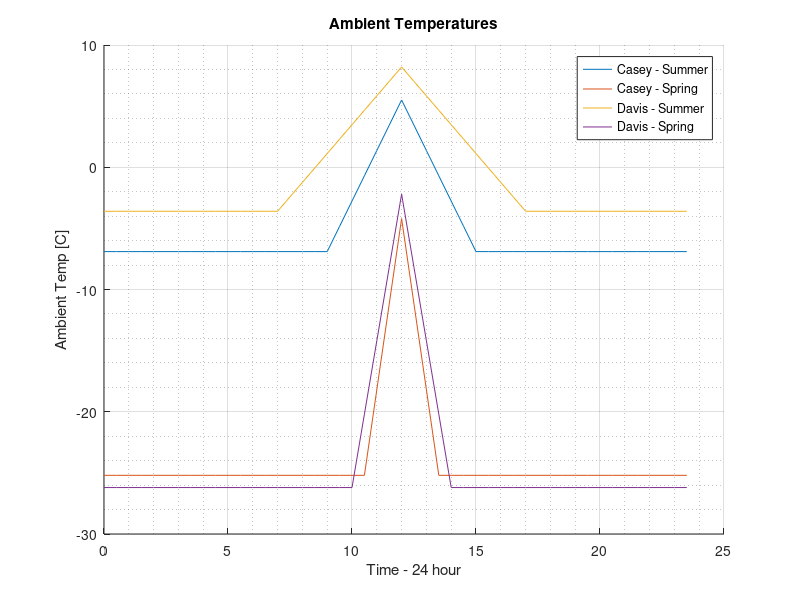

The MATLAB script that drew this image: (Note: this script raises an error after producing the figure.)
%% --- % ST4.1 TEG/PCM CODE % --- %%
% This is the TEG Code at the "1-to-1" level for {TEG/PCM}

% For TEG/PCM, PCM solar data must be imported
% PCM Data includes 24 sets [2 stations] x [2 seasons] x [6x cloud cover cases]


% For all intensive purpose, this investigates TEG power only
% Relies on PCm3.2 data import (need to be careful with cases)
% Copy logic from ST4_1_PV_TEG


% GONNA LEAVE THIS FOR 50k WIND ONLY!!! - RENAME!!!

%% 1) Set baseline temperatures - AMBIENT TEMPERATURES - "TOP SIDE"
% Time vector - discretisation of 24-hour window 
t = 0:0.5:23.5;
Casey_summer_temp = zeros(1,length(t));
% casey sumer temp range: 
    % night: 1-18 [t(18) = 8.5]
    % Day: 19-31
    % Night: 32-48

for i = 1:18
    Casey_summer_temp(i) = -6.9 ; 
end 

for i = 19:25
    % set initial time temp @ night time i.e. sun just rose, no heat yet)
    if i == 19
    Casey_summer_temp(i) = -6.9;
    else
    Casey_summer_temp(i) = Casey_summer_temp(i-1) + 2.067;
    end
end

for i = 26:31
Casey_summer_temp(i) = Casey_summer_temp(i-1) - 2.067;
end

for i = 32:48
    Casey_summer_temp(i) = -6.9;
end

% Casey - Spring
Casey_spring_temp = zeros(1,length(t));
% Casey Spring - 3 hour window (10:30am-1:30pm)[22-28]
    % Night: 1-21 [t(21) = 10am]
    % Day: 22-28
    % Night: 29-48

for i = 1:21
    Casey_spring_temp(i) = -25.2;
end

for i = 22:25
    if i == 22 % initial temp @ 1030am
        Casey_spring_temp(i) = -25.2;
    else
        Casey_spring_temp(i) = Casey_spring_temp(i-1) + 7; 
    end
end

for i = 26:28
    Casey_spring_temp(i) = Casey_spring_temp(i-1) - 7;
end

for i = 29:48
    Casey_spring_temp(i) = -25.2;
end

% Davis - Summer
Davis_summer_temp = zeros(1,length(t));
% Davis summer temp range: 
    % Night: 1-14 [t(14) = 630am]
    % Day: 15-(25)-35
    % Night: 36-48

for i = 1:14
    Davis_summer_temp(i) = -3.6;
end

for i = 15:25
    if i == 15 % initialise temp
        Davis_summer_temp(i) = -3.6;
    else
        Davis_summer_temp(i) = Davis_summer_temp(i-1) + 1.18;
    end
end

for i = 26:35
    Davis_summer_temp(i) = Davis_summer_temp(i-1) - 1.18;
end

for i = 36:48
    Davis_summer_temp(i) = -3.6;
end

% Davis - Spring
Davis_spring_temp = zeros(1,length(t));
% Davis Spring - 4 hour window (10am-2pm) [21-29]
    % Night: 1-20 [t(20) = 930am]
    % Day: 21-(25)-29
    % Night: 30-48

for i = 1:20
    Davis_spring_temp(i) = -26.2;
end 

for i = 21:25
    if i == 21
        Davis_spring_temp(i) = -26.2;
    else
        Davis_spring_temp(i) = Davis_spring_temp(i-1) + 6;
    end
end 

for i = 26:29
    Davis_spring_temp(i) = Davis_spring_temp(i-1) - 6;
end

for i = 30:48
    Davis_spring_temp(i) = -26.2;
end

% Plot - sanity check
figure(1)
hold on 
grid on
grid minor
plot(t,Casey_summer_temp);
plot(t,Casey_spring_temp);
plot(t,Davis_summer_temp);
plot(t,Davis_spring_temp);
ylabel('Ambient Temp [C]')
xlabel('Time - 24 hour')
legend('Casey - Summer','Casey - Spring','Davis - Summer','Davis - Spring')
title('Ambient Temperatures')
hold off

%% 2) Using PCM data, define BOTTOM SIDE
% 6 cases x 2 seasons x 2 locations = 24 cases

% recall: readtable and table2array functions
%% [Wind = 25km]
PCM_TEMP_WIND_50K_ALL_LOC = ...
    readtable("PCM_TEMP_WIND_25K_ALL_LOC.xlsx");

PCM_TEMP_WIND_50K_ALL_LOC = ...
    table2array(PCM_TEMP_WIND_50K_ALL_LOC);

% Separate data 
PCM_temp_Casey_Sum_50k = PCM_TEMP_WIND_50K_ALL_LOC(1,:);
PCM_temp_Casey_Spr_50k = PCM_TEMP_WIND_50K_ALL_LOC(2,:);

PCM_temp_Davis_Sum_50k = PCM_TEMP_WIND_50K_ALL_LOC(3,:);
PCM_temp_Davis_Spr_50k = PCM_TEMP_WIND_50K_ALL_LOC(4,:);

% sanity check - plot irradiance values
figure(2)
hold on
plot(t,PCM_temp_Casey_Sum_50k)
plot(t,PCM_temp_Casey_Spr_50k)
plot(t,PCM_temp_Davis_Sum_50k)
plot(t,PCM_temp_Davis_Spr_50k)
legend('Casey - Summer','Casey - Spring','Davis - Summer','Davis - Spring')
xlabel('Time - 24 hr')
ylabel('PCM Temp')
title('PCM Temperature - Wind = 50km/hr')
hold off


%% 3) Establish average temperature and temp diff
% ---- % [Wind = 50 km/hr] % ---- %
Casey_sum_temp_diff_50k = zeros(1,length(t));
Casey_spr_temp_diff_50k = zeros(1,length(t));
Davis_sum_temp_diff_50k = zeros(1,length(t));
Davis_spr_temp_diff_50k = zeros(1,length(t));

% recall Delta = Top - bottom (orientation)
% PCM temp < ambient

for i = 1:48 
    Casey_sum_temp_diff_50k(i) = ...
        Casey_summer_temp(i) - PCM_temp_Casey_Sum_50k(i);

    Casey_spr_temp_diff_50k(i) = ...
        Casey_spring_temp(i) - PCM_temp_Casey_Spr_50k(i);


    Davis_sum_temp_diff_50k(i) = ...
        Davis_summer_temp(i) - PCM_temp_Davis_Sum_50k(i);

    Davis_spr_temp_diff_50k(i) = ...
        Davis_spring_temp(i) - PCM_temp_Davis_Spr_50k(i);

end

Casey_sum_mean_temp_50k = zeros(1,length(t));
Casey_spr_mean_temp_50k = zeros(1,length(t));
Davis_sum_mean_temp_50k = zeros(1,length(t));
Davis_spr_mean_temp_50k = zeros(1,length(t));
% && PCM temp < ambient!!!!

for i = 1:48
    Casey_sum_mean_temp_50k(i) = PCM_temp_Casey_Sum_50k(i) ...
                            + (Casey_sum_temp_diff_50k(i)/2);
    
    Casey_spr_mean_temp_50k(i) = PCM_temp_Casey_Spr_50k(i) ...
                            + (Casey_spr_temp_diff_50k(i)/2);

    Davis_sum_mean_temp_50k(i) = PCM_temp_Davis_Sum_50k(i) ...
                            + (Davis_sum_temp_diff_50k(i)/2);

    Davis_spr_mean_temp_50k(i) = PCM_temp_Davis_Spr_50k(i) ...
                            + (Davis_spr_temp_diff_50k(i)/2);

end

figure(3)
    hold on
    grid on 
    grid minor
    plot(t,Casey_sum_temp_diff_50k)
    plot(t,Casey_spr_temp_diff_50k)
    plot(t,Davis_sum_temp_diff_50k)
    plot(t,Davis_spr_temp_diff_50k)
    ylabel('Temp Diff. [C]')
    xlabel('Time - 24 hour')
    legend('Casey - Summer','Casey - Spring','Davis - Summer','Davis - Spring')
    title('Temp Diff across TEG - Wind = 50km/hr')
    hold off

figure(4)
    subplot(2,1,1)
    hold on
    grid on 
    grid minor
    plot(t,Casey_sum_mean_temp_50k)
    plot(t,Casey_summer_temp)
    plot(t,PCM_temp_Casey_Sum_50k)
    ylabel('Temp [C]')
    xlabel('Time - 24 hour')
    legend('Mean Temp across TEG','Ambient Temp','PCM Temp')
    title('Temperatures - Casey - Summer - Wind = 50km/hr')
    hold off

    subplot(2,1,2)
    hold on
    grid on 
    grid minor
    plot(t,Casey_spr_mean_temp_50k)
    plot(t,Casey_spring_temp)
    plot(t,PCM_temp_Casey_Spr_50k)
    ylabel('Temp [C]')
    xlabel('Time - 24 hour')
    legend('Mean Temp across TEG','Ambient Temp','PCM Temp')
    title('Temperatures - Casey - Spring - Wind = 50km/hr')
    hold off

figure(5)
    subplot(2,1,1)
    hold on
    grid on 
    grid minor
    plot(t,Davis_sum_mean_temp_50k)
    plot(t,Davis_summer_temp)
    plot(t,PCM_temp_Davis_Sum_50k)
    ylabel('Temp [C]')
    xlabel('Time - 24 hour')
    legend('Mean Temp across TEG','Ambient Temp','PCM Temp')
    title('Temperatures - Davis - Summer - Wind = 50km/hr')
    hold off

    subplot(2,1,2)
    hold on
    grid on 
    grid minor
    plot(t,Davis_spr_mean_temp_50k)
    plot(t,Davis_spring_temp)
    plot(t,PCM_temp_Davis_Spr_50k)
    ylabel('Temp [C]')
    xlabel('Time - 24 hour')
    legend('Mean Temp across TEG','Ambient Temp','PCM Temp')
    title('Temperatures - Davis - Spring - Wind = 50km/hr')
    hold off

%% 4) Find TEG metrics and power values
% 24 cases to consider 
% 6x wind cases

%% TEG Voltage 
% V = N * seebck.(average temp) * temp_diff
N = 241; % number of p&n type conductors

% Seebeck
% dimensionless seebeck equation
% ~ =  (-1.132*10^(-5) .* (Casey_mean_temp)^2 )...
% + (8.64*10^(-3) .* (Casey_mean_temp(i))) ...
% - 0.582;


% seebeck variable across 24/hour cycle

%% wind = 10km/hr

seebeck_dim_Casey_sum_50k = zeros(1,length(t));
seebeck_dim_Casey_spr_50k = zeros(1,length(t));

seebeck_dim_Davis_sum_50k = zeros(1,length(t));
seebeck_dim_Davis_spr_50k = zeros(1,length(t));

% temperatures need to be in KELVIN to work

for i = 1:48
    Casey_sum_mean_temp_50k(i) = Casey_sum_mean_temp_50k(i) + 273.15;
    Casey_spr_mean_temp_50k(i) = Casey_spr_mean_temp_50k(i) + 273.15; 
    
    Davis_sum_mean_temp_50k(i) = Davis_sum_mean_temp_50k(i) + 273.15;
    Davis_spr_mean_temp_50k(i) = Davis_spr_mean_temp_50k(i) + 273.15;
end
% Celsius 2 Kelvin!!

for i = 1:48
    seebeck_dim_Casey_sum_50k(i) = ...
        (-1.132*10^(-5) .* (Casey_sum_mean_temp_50k(i))^2 ) ...
        + (8.64*10^(-3) .* (Casey_sum_mean_temp_50k(i))) ...
        - 0.582;

        seebeck_dim_Casey_spr_50k(i) = ...
        (-1.132*10^(-5) .* (Casey_spr_mean_temp_50k(i))^2 ) ...
        + (8.64*10^(-3) .* (Casey_spr_mean_temp_50k(i))) ...
        - 0.582;

        seebeck_dim_Davis_sum_50k(i) = ...
        (-1.132*10^(-5) .* (Davis_sum_mean_temp_50k(i))^2 ) ...
        + (8.64*10^(-3) .* (Davis_sum_mean_temp_50k(i))) ...
        - 0.582;

        seebeck_dim_Davis_spr_50k(i) = ...
        (-1.132*10^(-5) .* (Davis_spr_mean_temp_50k(i))^2 ) ...
        + (8.64*10^(-3) .* (Davis_spr_mean_temp_50k(i))) ...
        - 0.582;
end

% dim*stc = seebeck
seebeck_stc = 345 * 10^-6; % V / K @ T = 300 K

seebeck_Casey_sum_50k = zeros(1,length(t));
seebeck_Casey_spr_50k = zeros(1,length(t));

seebeck_Davis_sum_50k = zeros(1,length(t));
seebeck_Davis_spr_50k = zeros(1,length(t));

for i = 1:48 
    seebeck_Casey_sum_50k(i) = seebeck_dim_Casey_sum_50k(i).*seebeck_stc;
    seebeck_Casey_spr_50k(i) = seebeck_dim_Casey_spr_50k(i).*seebeck_stc;

    seebeck_Davis_sum_50k(i) = seebeck_dim_Davis_sum_50k(i).*seebeck_stc;
    seebeck_Davis_spr_50k(i) = seebeck_dim_Davis_spr_50k(i).*seebeck_stc;

end

% V = N * seebck.(average temp) * temp_diff
TEG_V_Casey_sum_50k = zeros(1,length(t));
TEG_V_Casey_spr_50k = zeros(1,length(t));

TEG_V_Davis_sum_50k = zeros(1,length(t));
TEG_V_Davis_spr_50k = zeros(1,length(t));

for i = 1:48
    
TEG_V_Casey_sum_50k(i) = N .* seebeck_Casey_sum_50k(i) ...
    .* Casey_sum_temp_diff_50k(i);

TEG_V_Casey_spr_50k(i) = N .* seebeck_Casey_spr_50k(i) ...
    .* Casey_spr_temp_diff_50k(i);


TEG_V_Davis_sum_50k(i) = N .* seebeck_Davis_sum_50k(i) ...
    .* Davis_sum_temp_diff_50k(i);

TEG_V_Davis_spr_50k(i) = N .* seebeck_Davis_spr_50k(i) ...
    .* Davis_spr_temp_diff_50k(i);

end

figure(6)
    hold on
    grid on 
    grid minor
    plot(t,TEG_V_Casey_sum_50k)
    plot(t,TEG_V_Casey_spr_50k)
    plot(t,TEG_V_Davis_sum_50k)
    plot(t,TEG_V_Davis_spr_50k)
    ylabel('Voltage [V]')
    xlabel('Time - 24 hour')
    legend('Casey - Summer','Casey - Spring','Davis - Summer','Davis - Spring')
    title('Voltage across 1 TEG Module - wind = 50 km/hr')
    hold off


%% -- %% -- %% TEG INTERNAL RESISTANCE %% -- %% -- %%
% Variables
r_con = 5*(10^-9); % 
thick = 0.0011; % m - thickness - 1.1mm
area = 2.89 * 10^-6; % area - m^2  

elec_cond_stc = 28103; % Ohm.metre @ T = 300 K

% Davis_dim_elec_cond_max(i) = (6.257*10^(-5) .* (Davis_mean_temp_max(i))^2 )...
% - (4.381*10^(-2) .* (Davis_mean_temp_max(i))) ...
% + 8.629;

%% Wind = 50km/hr

elec_cond_dim_Casey_sum_50k = zeros(1,length(t));
elec_cond_dim_Casey_spr_50k = zeros(1,length(t));

elec_cond_dim_Davis_sum_50k = zeros(1,length(t));
elec_cond_dim_Davis_spr_50k = zeros(1,length(t));

for i = 1:48
    elec_cond_dim_Casey_sum_50k(i) = ...
        (6.257*10^(-5) .* (Casey_sum_mean_temp_50k(i))^2 ) ...
        - ( 4.381*10^(-2) .* (Casey_sum_mean_temp_50k(i)) ) ...
        + 8.629;

    elec_cond_dim_Casey_spr_50k(i) = ...
        (6.257*10^(-5) .* (Casey_spr_mean_temp_50k(i))^2 ) ...
        - (4.381*10^(-2) .* (Casey_spr_mean_temp_50k(i))) ...
        + 8.629;

    elec_cond_dim_Davis_sum_50k(i) = ...
        (6.257*10^(-5) .* (Davis_sum_mean_temp_50k(i))^2 ) ...
        - (4.381*10^(-2) .* (Davis_sum_mean_temp_50k(i))) ...
        + 8.629; 

    elec_cond_dim_Davis_spr_50k(i) = ...
        (6.257*10^(-5) .* (Davis_spr_mean_temp_50k(i))^2 ) ...
        - (4.381*10^(-2) .* (Davis_spr_mean_temp_50k(i))) ...
        + 8.629; 
end

% dim * stc = const
% elec_con_stc = 28103; % Ohm.metre @ T = 300 K
elec_cond_Casey_sum_50k = zeros(1,length(t));
elec_cond_Casey_spr_50k = zeros(1,length(t));

elec_cond_Davis_sum_50k = zeros(1,length(t));
elec_cond_Davis_spr_50k = zeros(1,length(t));


for i = 1:48 
    elec_cond_Casey_sum_50k(i) = elec_cond_dim_Casey_sum_50k(i) .* elec_cond_stc;
    elec_cond_Casey_spr_50k(i) = elec_cond_dim_Casey_spr_50k(i) .* elec_cond_stc;

    elec_cond_Davis_sum_50k(i) = elec_cond_dim_Davis_sum_50k(i) .* elec_cond_stc;
    elec_cond_Davis_spr_50k(i) = elec_cond_dim_Davis_spr_50k(i) .* elec_cond_stc;
end

% R_i = N * [(1/elec.(mean_temp)) + ((2.rcon)/(thick))] * (thick/area)
% need to be very careful - make cosntants where possible 

Casey_sum_R_i_50k = zeros(1,length(t)); % Ohms - resistance
Casey_spr_R_i_50k = zeros(1,length(t));

Davis_sum_R_i_50k = zeros(1,length(t));
Davis_spr_R_i_50k = zeros(1,length(t));

for i = 1:48
    
Casey_sum_R_i_50k(i) = N .* (thick/area) .* ...
    ( (1 ./ elec_cond_Casey_sum_50k(i) ) + ( (2.*r_con)./ thick) );

Casey_spr_R_i_50k(i) = N .* (thick/area) .* ...
    ( (1 ./ elec_cond_Casey_spr_50k(i) ) + ( (2.*r_con)./ thick) );

Davis_sum_R_i_50k(i) = N .* (thick/area) .* ...
    ( (1 ./ elec_cond_Davis_sum_50k(i) ) + ( (2.*r_con)./ thick) );

Davis_spr_R_i_50k(i) = N .* (thick/area) .* ...
    ( (1 ./ elec_cond_Davis_spr_50k(i) ) + ( (2.*r_con)./ thick) );

end

figure(7)
    hold on
    grid on 
    grid minor
    plot(t,Casey_sum_R_i_50k)
    plot(t,Casey_spr_R_i_50k)
    plot(t,Davis_sum_R_i_50k)
    plot(t,Davis_spr_R_i_50k)
    ylabel('Internal Resistance [Ohms]')
    xlabel('Time - 24 hour')
    legend('Casey - Summer','Casey - Spring','Davis - Summer','Davis - Spring')
    title('Internal Resistance in 1 Module - Wind = 50km/hr')
    hold off

%% Power Generation 
% First calculate per module
% Use Karabetoglu equation: [P = (V^2) /( 4*R_i)]

%% Wind = 50km/hr
    TEG_P_Casey_sum_50k = zeros(1,length(t));
    TEG_P_Casey_spr_50k = zeros(1,length(t));
    
    TEG_P_Davis_sum_50k = zeros(1,length(t));
    TEG_P_Davis_spr_50k = zeros(1,length(t));

for i = 1:48
    TEG_P_Casey_sum_50k(i) =  (TEG_V_Casey_sum_50k(i).^(2)) ./ ...
                          (4 .* Casey_sum_R_i_50k(i)); 
    
    TEG_P_Casey_spr_50k(i) =  (TEG_V_Casey_spr_50k(i).^(2)) ./ ...
                          (4 .* Casey_spr_R_i_50k(i)); 
    
    TEG_P_Davis_sum_50k(i) =  (TEG_V_Davis_sum_50k(i).^(2)) ./ ...
                          (4 .* Davis_sum_R_i_50k(i));
    
    TEG_P_Davis_spr_50k(i) =  (TEG_V_Davis_spr_50k(i).^(2)) ./ ...
                          (4 .* Davis_spr_R_i_50k(i));
end

figure(8)
    hold on
    grid on 
    grid minor
    plot(t,TEG_P_Casey_sum_50k)
    plot(t,TEG_P_Casey_spr_50k)
    plot(t,TEG_P_Davis_sum_50k)
    plot(t,TEG_P_Davis_spr_50k)
    ylabel('Power Rate [W]')
    xlabel('Time - 24 hour')
    legend('Casey - Summer','Casey - Spring','Davis - Summer','Davis - Spring')
    title('TEG Power Generated per module - Karabetoglu et. al. 2012 [P^2/4R] - Wind = 50km/hr')
    hold off


% then calculate Power per PANEL - 17 x 18 ARRAY!
% Voltages
    TEG_V_row_Casey_sum_50k = zeros(1,length(t));
    TEG_V_row_Casey_spr_50k = zeros(1,length(t));
    
    TEG_V_row_Davis_sum_50k = zeros(1,length(t));
    TEG_V_row_Davis_spr_50k = zeros(1,length(t));

% Ohms - resistance
    Casey_sum_R_i_row_50k = zeros(1,length(t)); 
    Casey_spr_R_i_row_50k = zeros(1,length(t));
    
    Davis_sum_R_i_row_50k = zeros(1,length(t));
    Davis_spr_R_i_row_50k = zeros(1,length(t));

% Currents
    Casey_sum_amps_row_50k = zeros(1,length(t)); 
    Casey_spr_amps_row_50k = zeros(1,length(t));
    
    Davis_sum_amps_row_50k = zeros(1,length(t));
    Davis_spr_amps_row_50k = zeros(1,length(t));

for i = 1:48 % 17 modules in 1 row
% Voltages   
    TEG_V_row_Casey_sum_50k(i) = TEG_V_Casey_sum_50k(i) .* 17; 
    TEG_V_row_Casey_spr_50k(i) = TEG_V_Casey_spr_50k(i) .* 17; 
    
    TEG_V_row_Davis_sum_50k(i) = TEG_V_Davis_sum_50k(i) .* 17; 
    TEG_V_row_Davis_spr_50k(i) = TEG_V_Davis_spr_50k(i) .* 17; 

% Resistances
    Casey_sum_R_i_row_50k(i) = Casey_sum_R_i_50k(i) .* 17;
    Casey_spr_R_i_row_50k(i) = Casey_spr_R_i_50k(i) .* 17;
    
    Davis_sum_R_i_row_50k(i) = Davis_sum_R_i_50k(i) .* 17;
    Davis_spr_R_i_row_50k(i) = Davis_spr_R_i_50k(i) .* 17;

% Currents
    Casey_sum_amps_row_50k(i) = ...
        TEG_V_row_Casey_sum_50k(i) ./ Casey_sum_R_i_row_50k(i);

    Casey_spr_amps_row_50k(i) = ...
        TEG_V_row_Casey_spr_50k(i) ./ Casey_spr_R_i_row_50k(i);
    

    Davis_sum_amps_row_50k(i) = ...
        TEG_V_row_Davis_sum_50k(i) ./ Davis_sum_R_i_row_50k(i);

    Davis_spr_amps_row_50k(i) = ...
        TEG_V_row_Davis_spr_50k(i) ./ Davis_spr_R_i_row_50k(i);

end

figure(9)
    hold on
    grid on 
    grid minor
    plot(t,TEG_V_row_Casey_sum_50k)
    plot(t,TEG_V_row_Casey_spr_50k)
    plot(t,TEG_V_row_Davis_sum_50k)
    plot(t,TEG_V_row_Davis_spr_50k)
    ylabel('TEG Voltage [V]')
    xlabel('Time - 24 hour')
    legend('Casey - Summer','Casey - Spring','Davis - Summer','Davis - Spring')
    title('TEG Voltage per Row (Sum of V) - Wind = 50km/hr')
    hold off

figure(10)
    hold on
    grid on 
    grid minor
    plot(t,Casey_sum_R_i_row_50k)
    plot(t,Casey_spr_R_i_row_50k)
    plot(t,Davis_sum_R_i_row_50k)
    plot(t,Davis_spr_R_i_row_50k)
    ylabel('TEG Resistance [Ohms]')
    xlabel('Time - 24 hour')
    legend('Casey - Summer','Casey - Spring','Davis - Summer','Davis - Spring')
    title('TEG Resistance per Row (Sum of R/Ohms) - Wind = 50km/hr')
    hold off

figure(11)
    hold on
    grid on 
    grid minor
    plot(t,Casey_sum_amps_row_50k)
    plot(t,Casey_spr_amps_row_50k)
    plot(t,Davis_sum_amps_row_50k)
    plot(t,Davis_spr_amps_row_50k)
    ylabel('TEG Current [Amps]')
    xlabel('Time - 24 hour')
    legend('Casey - Summer','Casey - Spring','Davis - Summer','Davis - Spring')
    title('TEG Current per Row (V / R) - Wind = 50km/hr')
    hold off

    % in parallel aray 
% 18 rows of 17 modules 
% USING EQUATION [P = (V^2) / R] FOR THIS PART
% equation  considerS TEG aray using Ohm's law
% Karabetoglu is a conservative approach (1/4th of ohm's value)


% Resistance
    Casey_sum_R_i_full_50k = zeros(1,length(t)); 
    Casey_spr_R_i_full_50k = zeros(1,length(t));
    
    Davis_sum_R_i_full_50k = zeros(1,length(t));
    Davis_spr_R_i_full_50k = zeros(1,length(t));

% Power
    TEG_P_Casey_sum_full_50k = zeros(1,length(t));
    TEG_P_Casey_spr_full_50k = zeros(1,length(t));
    
    TEG_P_Davis_sum_full_50k = zeros(1,length(t));
    TEG_P_Davis_spr_full_50k = zeros(1,length(t));

% recall - 18 rows - VOLTAGE IS EQUAL ACROSS ROWS!!!
for i = 1:48
% Resistance
    Casey_sum_R_i_full_50k(i) = (18 ./ Casey_sum_R_i_row_50k(i) ).^-1 ;  
    Casey_spr_R_i_full_50k(i) = (18 ./ Casey_spr_R_i_row_50k(i) ).^-1 ;
    
    Davis_sum_R_i_full_50k(i) = (18 ./ Davis_sum_R_i_row_50k(i) ).^-1 ;
    Davis_spr_R_i_full_50k(i) = (18 ./ Davis_spr_R_i_row_50k(i) ).^-1 ;

% Power - KARABETOGLU EQUATION
    TEG_P_Casey_sum_full_50k(i) =  (TEG_V_row_Casey_sum_50k(i).^(2)) ./ ...
                          (4.*Casey_sum_R_i_full_50k(i)); 
    
    TEG_P_Casey_spr_full_50k(i) =  (TEG_V_row_Casey_spr_50k(i).^(2)) ./ ...
                          (4.*Casey_spr_R_i_full_50k(i)); 
    
    TEG_P_Davis_sum_full_50k(i) =  (TEG_V_row_Davis_sum_50k(i).^(2)) ./ ...
                          (4.*Davis_sum_R_i_full_50k(i));
    
    TEG_P_Davis_spr_full_50k(i) =  (TEG_V_row_Davis_spr_50k(i).^(2)) ./ ...
                          (4.*Davis_spr_R_i_full_50k(i));

end

figure(12)
    hold on
    grid on 
    grid minor
    plot(t,TEG_P_Casey_sum_full_50k)
    plot(t,TEG_P_Casey_spr_full_50k)
    plot(t,TEG_P_Davis_sum_full_50k)
    plot(t,TEG_P_Davis_spr_full_50k)
    ylabel('TEG Power [W]')
    xlabel('Time - 24 hour')
    legend('Casey - Summer','Casey - Spring','Davis - Summer','Davis - Spring')
    title('TEG Power in Array (V^2 / 4.R) - Per 1 Solar Panel - [Wind = 50km/hr]')
    hold off


%% Power Generation - Unit Area 
% For power comparison metrics
% in W/m^2
surf_area = (0.056 * 0.056); % 56mm * 56 mm

% 20 cases - compare per clouds case [5x]
% "TEG_P_Casey_sum_80"

% - [Wind = 10km/hr] - %
TEG_P_Casey_sum_50k_unit = zeros(1,length(t));
TEG_P_Casey_spr_50k_unit = zeros(1,length(t));

TEG_P_Davis_sum_50k_unit = zeros(1,length(t));
TEG_P_Davis_spr_50k_unit = zeros(1,length(t));

for i = 1:48 

    TEG_P_Casey_sum_50k_unit(i) = TEG_P_Casey_sum_50k(i) ./ surf_area;
    TEG_P_Casey_spr_50k_unit(i) = TEG_P_Casey_spr_50k(i) ./ surf_area;

    TEG_P_Davis_sum_50k_unit(i) = TEG_P_Davis_sum_50k(i) ./ surf_area;
    TEG_P_Davis_spr_50k_unit(i) = TEG_P_Davis_spr_50k(i) ./ surf_area;

    % Remember: this is with Karabetoglu equation (conservative)
end

figure(13)
    hold on
    grid on 
    grid minor
    plot(t,TEG_P_Casey_sum_50k_unit)
    plot(t,TEG_P_Casey_spr_50k_unit)
    plot(t,TEG_P_Davis_sum_50k_unit)
    plot(t,TEG_P_Davis_spr_50k_unit)
    ylabel('TEG Power [W]')
    xlabel('Time - 24 hour')
    legend('Casey - Summer','Casey - Spring','Davis - Summer','Davis - Spring')
    title('TEG Power in Array (V^2 / 4.R) - Per Unit area - [Wind = 50km/hr]')
    hold off
